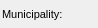
      <widget class="QWidget" name="page_15">
       <property name="geometry">
        <rect>
         <x>0</x>
         <y>0</y>
         <width>98</width>
         <height>28</height>
        </rect>
       </property>
       <attribute name="label">
        <string>Additional information</string>
       </attribute>
       <widget class="QLabel" name="label_streetaxis2_id">
        <property name="geometry">
         <rect>
          <x>4</x>
          <y>55</y>
          <width>83</width>
          <height>22</height>
         </rect>
        </property>
        <property name="font">
         <font>
          <pointsize>8</pointsize>
         </font>
        </property>
        <property name="frameShape">
         <enum>QFrame::NoFrame</enum>
        </property>
        <property name="frameShadow">
         <enum>QFrame::Plain</enum>
        </property>
        <property name="text">
         <string>Street 2:</string>
        </property>
        <property name="textFormat">
         <enum>Qt::AutoText</enum>
        </property>
        <property name="scaledContents">
         <bool>false</bool>
        </property>
        <property name="alignment">
         <set>Qt::AlignLeading|Qt::AlignLeft|Qt::AlignVCenter</set>
        </property>
        <property name="margin">
         <number>3</number>
        </property>
       </widget>
       <widget class="QLabel" name="label_comment">
        <property name="geometry">
         <rect>
          <x>5</x>
          <y>165</y>
          <width>90</width>
          <height>22</height>
         </rect>
        </property>
        <property name="font">
         <font>
          <pointsize>8</pointsize>
         </font>
        </property>
        <property name="frameShape">
         <enum>QFrame::NoFrame</enum>
        </property>
        <property name="frameShadow">
         <enum>QFrame::Plain</enum>
        </property>
        <property name="text">
         <string>Comment:</string>
        </property>
        <property name="textFormat">
         <enum>Qt::AutoText</enum>
        </property>
        <property name="scaledContents">
         <bool>false</bool>
        </property>
        <property name="alignment">
         <set>Qt::AlignLeading|Qt::AlignLeft|Qt::AlignVCenter</set>
        </property>
        <property name="margin">
         <number>3</number>
        </property>
       </widget>
       <widget class="QLabel" name="label_streetaxis_id">
        <property name="geometry">
         <rect>
          <x>4</x>
          <y>28</y>
          <width>99</width>
          <height>22</height>
         </rect>
        </property>
        <property name="font">
         <font>
          <pointsize>8</pointsize>
         </font>
        </property>
        <property name="frameShape">
         <enum>QFrame::NoFrame</enum>
        </property>
        <property name="frameShadow">
         <enum>QFrame::Plain</enum>
        </property>
        <property name="text">
         <string>Street:</string>
        </property>
        <property name="textFormat">
         <enum>Qt::AutoText</enum>
        </property>
        <property name="scaledContents">
         <bool>false</bool>
        </property>
        <property name="alignment">
         <set>Qt::AlignLeading|Qt::AlignLeft|Qt::AlignVCenter</set>
        </property>
        <property name="margin">
         <number>3</number>
        </property>
       </widget>
       <widget class="QLineEdit" name="postcode">
        <property name="geometry">
         <rect>
          <x>430</x>
          <y>5</y>
          <width>126</width>
          <height>18</height>
         </rect>
        </property>
        <property name="font">
         <font>
          <pointsize>8</pointsize>
         </font>
        </property>
        <property name="inputMask">
         <string/>
        </property>
        <property name="text">
         <string/>
        </property>
        <property name="frame">
         <bool>true</bool>
        </property>
       </widget>
       <widget class="QLabel" name="label_postcode">
        <property name="geometry">
         <rect>
          <x>350</x>
          <y>5</y>
          <width>83</width>
          <height>22</height>
         </rect>
        </property>
        <property name="font">
         <font>
          <pointsize>8</pointsize>
         </font>
        </property>
        <property name="frameShape">
         <enum>QFrame::NoFrame</enum>
        </property>
        <property name="frameShadow">
         <enum>QFrame::Plain</enum>
        </property>
        <property name="text">
         <string>Postcode:</string>
        </property>
        <property name="textFormat">
         <enum>Qt::AutoText</enum>
        </property>
        <property name="scaledContents">
         <bool>false</bool>
        </property>
        <property name="alignment">
         <set>Qt::AlignLeading|Qt::AlignLeft|Qt::AlignVCenter</set>
        </property>
        <property name="margin">
         <number>3</number>
        </property>
       </widget>
       <widget class="QLineEdit" name="num_value">
        <property name="geometry">
         <rect>
          <x>430</x>
          <y>240</y>
          <width>126</width>
          <height>18</height>
         </rect>
        </property>
        <property name="echoMode">
         <enum>QLineEdit::Normal</enum>
        </property>
       </widget>
       <widget class="QLineEdit" name="postcomplement">
        <property name="geometry">
         <rect>
          <x>495</x>
          <y>30</y>
          <width>60</width>
          <height>18</height>
         </rect>
        </property>
        <property name="font">
         <font>
          <pointsize>8</pointsize>
         </font>
        </property>
        <property name="inputMask">
         <string/>
        </property>
        <property name="text">
         <string/>
        </property>
        <property name="frame">
         <bool>true</bool>
        </property>
       </widget>
       <widget class="QLabel" name="label_muni_id">
        <property name="geometry">
         <rect>
          <x>2</x>
          <y>3</y>
          <width>90</width>
          <height>22</height>
         </rect>
        </property>
        <property name="font">
         <font>
          <pointsize>8</pointsize>
         </font>
        </property>
        <property name="frameShape">
         <enum>QFrame::NoFrame</enum>
        </property>
        <property name="frameShadow">
         <enum>QFrame::Plain</enum>
        </property>
        <property name="text">
         <string>Municipality:</string>
        </property>
        <property name="textFormat">
         <enum>Qt::AutoText</enum>
        </property>
        <property name="scaledContents">
         <bool>false</bool>
        </property>
        <property name="alignment">
         <set>Qt::AlignLeading|Qt::AlignLeft|Qt::AlignVCenter</set>
        </property>
        <property name="margin">
         <number>3</number>
        </property>
       </widget>
       <widget class="QComboBox" name="muni_id">
        <property name="geometry">
         <rect>
          <x>105</x>
          <y>5</y>
          <width>235</width>
          <height>18</height>
         </rect>
        </property>
        <property name="font">
         <font>
          <pointsize>8</pointsize>
         </font>
        </property>
       </widget>
       <widget class="QLineEdit" name="postcomplement2">
        <property name="geometry">
         <rect>
          <x>495</x>
          <y>55</y>
          <width>60</width>
          <height>18</height>
         </rect>
        </property>
        <property name="font">
         <font>
          <pointsize>8</pointsize>
         </font>
        </property>
        <property name="inputMask">
         <string/>
        </property>
        <property name="text">
         <string/>
        </property>
        <property name="frame">
         <bool>true</bool>
        </property>
       </widget>
       <widget class="QComboBox" name="streetaxis2_id">
        <property name="geometry">
         <rect>
          <x>105</x>
          <y>55</y>
          <width>235</width>
          <height>18</height>
         </rect>
        </property>
        <property name="font">
         <font>
          <pointsize>8</pointsize>
         </font>
        </property>
       </widget>
       <widget class="QLabel" name="label_postnumber">
        <property name="geometry">
         <rect>
          <x>350</x>
          <y>28</y>
          <width>83</width>
          <height>22</height>
         </rect>
        </property>
        <property name="font">
         <font>
          <pointsize>8</pointsize>
         </font>
        </property>
        <property name="frameShape">
         <enum>QFrame::NoFrame</enum>
        </property>
        <property name="frameShadow">
         <enum>QFrame::Plain</enum>
        </property>
        <property name="text">
         <string>Postnumber:</string>
        </property>
        <property name="textFormat">
         <enum>Qt::AutoText</enum>
        </property>
        <property name="scaledContents">
         <bool>false</bool>
        </property>
        <property name="alignment">
         <set>Qt::AlignLeading|Qt::AlignLeft|Qt::AlignVCenter</set>
        </property>
        <property name="margin">
         <number>3</number>
        </property>
       </widget>
       <widget class="QLabel" name="label_num_value">
        <property name="geometry">
         <rect>
          <x>350</x>
          <y>238</y>
          <width>90</width>
          <height>22</height>
         </rect>
        </property>
        <property name="font">
         <font>
          <pointsize>8</pointsize>
         </font>
        </property>
        <property name="frameShape">
         <enum>QFrame::NoFrame</enum>
        </property>
        <property name="frameShadow">
         <enum>QFrame::Plain</enum>
        </property>
        <property name="text">
         <string>Numeric value:</string>
        </property>
        <property name="textFormat">
         <enum>Qt::AutoText</enum>
        </property>
        <property name="scaledContents">
         <bool>false</bool>
        </property>
        <property name="alignment">
         <set>Qt::AlignLeading|Qt::AlignLeft|Qt::AlignVCenter</set>
        </property>
        <property name="margin">
         <number>3</number>
        </property>
       </widget>
       <widget class="QTextEdit" name="annotation">
        <property name="geometry">
         <rect>
          <x>105</x>
          <y>80</y>
          <width>451</width>
          <height>32</height>
         </rect>
        </property>
        <property name="frameShape">
         <enum>QFrame::StyledPanel</enum>
        </property>
        <property name="frameShadow">
         <enum>QFrame::Raised</enum>
        </property>
       </widget>
       <widget class="QLabel" name="label_link">
        <property name="geometry">
         <rect>
          <x>5</x>
          <y>238</y>
          <width>90</width>
          <height>22</height>
         </rect>
        </property>
        <property name="font">
         <font>
          <pointsize>8</pointsize>
         </font>
        </property>
        <property name="frameShape">
         <enum>QFrame::NoFrame</enum>
        </property>
        <property name="frameShadow">
         <enum>QFrame::Plain</enum>
        </property>
        <property name="text">
         <string>Link:</string>
        </property>
        <property name="textFormat">
         <enum>Qt::AutoText</enum>
        </property>
        <property name="scaledContents">
         <bool>false</bool>
        </property>
        <property name="alignment">
         <set>Qt::AlignLeading|Qt::AlignLeft|Qt::AlignVCenter</set>
        </property>
        <property name="margin">
         <number>3</number>
        </property>
       </widget>
       <widget class="QLabel" name="label_observ">
        <property name="geometry">
         <rect>
          <x>5</x>
          <y>125</y>
          <width>90</width>
          <height>22</height>
         </rect>
        </property>
        <property name="font">
         <font>
          <pointsize>8</pointsize>
         </font>
        </property>
        <property name="frameShape">
         <enum>QFrame::NoFrame</enum>
        </property>
        <property name="frameShadow">
         <enum>QFrame::Plain</enum>
        </property>
        <property name="text">
         <string>Observation:</string>
        </property>
        <property name="textFormat">
         <enum>Qt::AutoText</enum>
        </property>
        <property name="scaledContents">
         <bool>false</bool>
        </property>
        <property name="alignment">
         <set>Qt::AlignLeading|Qt::AlignLeft|Qt::AlignVCenter</set>
        </property>
        <property name="margin">
         <number>3</number>
        </property>
       </widget>
       <widget class="QLabel" name="label_annotation">
        <property name="geometry">
         <rect>
          <x>5</x>
          <y>85</y>
          <width>90</width>
          <height>22</height>
         </rect>
        </property>
        <property name="font">
         <font>
          <pointsize>8</pointsize>
         </font>
        </property>
        <property name="frameShape">
         <enum>QFrame::NoFrame</enum>
        </property>
        <property name="frameShadow">
         <enum>QFrame::Plain</enum>
        </property>
        <property name="text">
         <string>Annotation:</string>
        </property>
        <property name="textFormat">
         <enum>Qt::AutoText</enum>
        </property>
        <property name="scaledContents">
         <bool>false</bool>
        </property>
        <property name="alignment">
         <set>Qt::AlignLeading|Qt::AlignLeft|Qt::AlignVCenter</set>
        </property>
        <property name="margin">
         <number>3</number>
        </property>
       </widget>
       <widget class="QLineEdit" name="postnumber2">
        <property name="geometry">
         <rect>
          <x>430</x>
          <y>55</y>
          <width>60</width>
          <height>18</height>
         </rect>
        </property>
        <property name="font">
         <font>
          <pointsize>8</pointsize>
         </font>
        </property>
        <property name="inputMask">
         <string/>
        </property>
        <property name="text">
         <string/>
        </property>
        <property name="frame">
         <bool>true</bool>
        </property>
       </widget>
       <widget class="QComboBox" name="streetaxis_id">
        <property name="geometry">
         <rect>
          <x>105</x>
          <y>30</y>
          <width>235</width>
          <height>18</height>
         </rect>
        </property>
        <property name="font">
         <font>
          <pointsize>8</pointsize>
         </font>
        </property>
       </widget>
       <widget class="QLineEdit" name="postnumber">
        <property name="geometry">
         <rect>
          <x>430</x>
          <y>30</y>
          <width>60</width>
          <height>18</height>
         </rect>
        </property>
        <property name="font">
         <font>
          <pointsize>8</pointsize>
         </font>
        </property>
        <property name="inputMask">
         <string/>
        </property>
        <property name="text">
         <string/>
        </property>
        <property name="frame">
         <bool>true</bool>
        </property>
       </widget>
       <widget class="QTextEdit" name="observ">
        <property name="geometry">
         <rect>
          <x>105</x>
          <y>120</y>
          <width>451</width>
          <height>32</height>
         </rect>
        </property>
       </widget>
       <widget class="QLabel" name="label_postnumber2">
        <property name="geometry">
         <rect>
          <x>350</x>
          <y>50</y>
          <width>85</width>
          <height>22</height>
         </rect>
        </property>
        <property name="font">
         <font>
          <pointsize>8</pointsize>
         </font>
        </property>
        <property name="frameShape">
         <enum>QFrame::NoFrame</enum>
        </property>
        <property name="frameShadow">
         <enum>QFrame::Plain</enum>
        </property>
        <property name="text">
         <string>Postnumber 2:</string>
        </property>
        <property name="textFormat">
         <enum>Qt::AutoText</enum>
        </property>
        <property name="scaledContents">
         <bool>false</bool>
        </property>
        <property name="alignment">
         <set>Qt::AlignLeading|Qt::AlignLeft|Qt::AlignVCenter</set>
        </property>
        <property name="margin">
         <number>3</number>
        </property>
       </widget>
       <widget class="QLabel" name="label_descript">
        <property name="geometry">
         <rect>
          <x>5</x>
          <y>205</y>
          <width>91</width>
          <height>22</height>
         </rect>
        </property>
        <property name="font">
         <font>
          <pointsize>8</pointsize>
         </font>
        </property>
        <property name="frameShape">
         <enum>QFrame::NoFrame</enum>
        </property>
        <property name="frameShadow">
         <enum>QFrame::Plain</enum>
        </property>
        <property name="text">
         <string>Description:</string>
        </property>
        <property name="textFormat">
         <enum>Qt::AutoText</enum>
        </property>
        <property name="scaledContents">
         <bool>false</bool>
        </property>
        <property name="alignment">
         <set>Qt::AlignLeading|Qt::AlignLeft|Qt::AlignVCenter</set>
        </property>
        <property name="margin">
         <number>3</number>
        </property>
       </widget>
       <widget class="QTextEdit" name="link">
        <property name="enabled">
         <bool>false</bool>
        </property>
        <property name="geometry">
         <rect>
          <x>105</x>
          <y>240</y>
          <width>235</width>
          <height>18</height>
         </rect>
        </property>
        <property name="verticalScrollBarPolicy">
         <enum>Qt::ScrollBarAlwaysOff</enum>
        </property>
        <property name="horizontalScrollBarPolicy">
         <enum>Qt::ScrollBarAlwaysOff</enum>
        </property>
       </widget>
       <widget class="QTextEdit" name="comment">
        <property name="geometry">
         <rect>
          <x>105</x>
          <y>160</y>
          <width>451</width>
          <height>32</height>
         </rect>
        </property>
        <property name="frameShadow">
         <enum>QFrame::Sunken</enum>
        </property>
        <property name="lineWidth">
         <number>1</number>
        </property>
       </widget>
       <widget class="QTextEdit" name="descript">
        <property name="geometry">
         <rect>
          <x>105</x>
          <y>200</y>
          <width>451</width>
          <height>32</height>
         </rect>
        </property>
       </widget>
      </widget>
